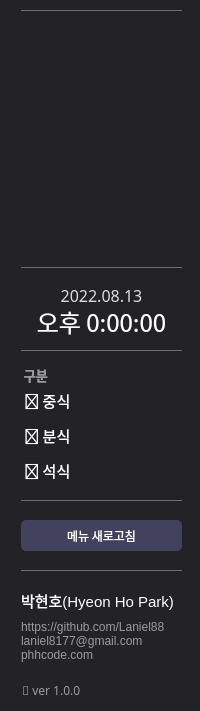
   <widget class="QGroupBox" name="menuBar">
    <property name="geometry">
     <rect>
      <x>0</x>
      <y>0</y>
      <width>200</width>
      <height>711</height>
     </rect>
    </property>
    <property name="sizePolicy">
     <sizepolicy hsizetype="Preferred" vsizetype="MinimumExpanding">
      <horstretch>0</horstretch>
      <verstretch>0</verstretch>
     </sizepolicy>
    </property>
    <property name="autoFillBackground">
     <bool>false</bool>
    </property>
    <property name="styleSheet">
     <string notr="true">border: none;
background-color: rgb(35, 35, 39);</string>
    </property>
    <property name="title">
     <string/>
    </property>
    <widget class="QLabel" name="mb_logoLabel">
     <property name="geometry">
      <rect>
       <x>11</x>
       <y>24</y>
       <width>181</width>
       <height>232</height>
      </rect>
     </property>
     <property name="text">
      <string/>
     </property>
    </widget>
    <widget class="Line" name="mb_hLine1">
     <property name="geometry">
      <rect>
       <x>21</x>
       <y>267</y>
       <width>161</width>
       <height>1</height>
      </rect>
     </property>
     <property name="sizePolicy">
      <sizepolicy hsizetype="Expanding" vsizetype="Maximum">
       <horstretch>0</horstretch>
       <verstretch>0</verstretch>
      </sizepolicy>
     </property>
     <property name="styleSheet">
      <string notr="true">background-color: rgb(111, 111, 111);</string>
     </property>
     <property name="orientation">
      <enum>Qt::Horizontal</enum>
     </property>
    </widget>
    <widget class="Line" name="mb_hLine0">
     <property name="geometry">
      <rect>
       <x>21</x>
       <y>10</y>
       <width>161</width>
       <height>1</height>
      </rect>
     </property>
     <property name="sizePolicy">
      <sizepolicy hsizetype="Expanding" vsizetype="Maximum">
       <horstretch>0</horstretch>
       <verstretch>0</verstretch>
      </sizepolicy>
     </property>
     <property name="styleSheet">
      <string notr="true">background-color: rgb(111, 111, 111);</string>
     </property>
     <property name="orientation">
      <enum>Qt::Horizontal</enum>
     </property>
    </widget>
    <widget class="QGroupBox" name="buttonByMeal">
     <property name="geometry">
      <rect>
       <x>21</x>
       <y>355</y>
       <width>161</width>
       <height>141</height>
      </rect>
     </property>
     <property name="title">
      <string/>
     </property>
     <widget class="QPushButton" name="buttonA">
      <property name="geometry">
       <rect>
        <x>0</x>
        <y>30</y>
        <width>161</width>
        <height>31</height>
       </rect>
      </property>
      <property name="font">
       <font>
        <family>D2Coding</family>
        <pointsize>11</pointsize>
        <weight>50</weight>
        <bold>false</bold>
       </font>
      </property>
      <property name="cursor">
       <cursorShape>PointingHandCursor</cursorShape>
      </property>
      <property name="styleSheet">
       <string notr="true">QPushButton{
	border: none;
	border-radius: 4px;
	color: rgb(255, 255, 255);
	text-align: left;
}
QPushButton::hover{
	background-color: rgb(66, 65, 94);
}</string>
      </property>
      <property name="text">
       <string> 🍱 중식</string>
      </property>
     </widget>
     <widget class="QPushButton" name="buttonB">
      <property name="geometry">
       <rect>
        <x>0</x>
        <y>65</y>
        <width>161</width>
        <height>31</height>
       </rect>
      </property>
      <property name="font">
       <font>
        <family>D2Coding</family>
        <pointsize>11</pointsize>
        <weight>50</weight>
        <bold>false</bold>
       </font>
      </property>
      <property name="cursor">
       <cursorShape>PointingHandCursor</cursorShape>
      </property>
      <property name="styleSheet">
       <string notr="true">QPushButton{
	border: none;
	border-radius: 4px;
	color: rgb(255, 255, 255);
	text-align: left;
}
QPushButton::hover{
	background-color: rgb(66, 65, 94);
}</string>
      </property>
      <property name="text">
       <string> 🍙 분식</string>
      </property>
     </widget>
     <widget class="QPushButton" name="buttonC">
      <property name="geometry">
       <rect>
        <x>0</x>
        <y>100</y>
        <width>161</width>
        <height>31</height>
       </rect>
      </property>
      <property name="font">
       <font>
        <family>D2Coding</family>
        <pointsize>11</pointsize>
        <weight>50</weight>
        <bold>false</bold>
       </font>
      </property>
      <property name="cursor">
       <cursorShape>PointingHandCursor</cursorShape>
      </property>
      <property name="styleSheet">
       <string notr="true">QPushButton{
	border: none;
	border-radius: 4px;
	color: rgb(255, 255, 255);
	text-align: left;
}
QPushButton::hover{
	background-color: rgb(66, 65, 94);
}</string>
      </property>
      <property name="text">
       <string> 🍛 석식</string>
      </property>
     </widget>
     <widget class="QLabel" name="buttonInfoLabel">
      <property name="geometry">
       <rect>
        <x>0</x>
        <y>12</y>
        <width>161</width>
        <height>16</height>
       </rect>
      </property>
      <property name="font">
       <font>
        <family>D2Coding</family>
        <pointsize>10</pointsize>
        <weight>75</weight>
        <bold>true</bold>
       </font>
      </property>
      <property name="styleSheet">
       <string notr="true">color: rgb(155, 155, 155);</string>
      </property>
      <property name="text">
       <string> 구분</string>
      </property>
     </widget>
    </widget>
    <widget class="QLabel" name="timeLabel_Date">
     <property name="geometry">
      <rect>
       <x>21</x>
       <y>285</y>
       <width>161</width>
       <height>21</height>
      </rect>
     </property>
     <property name="font">
      <font>
       <family>D2Coding</family>
       <pointsize>12</pointsize>
      </font>
     </property>
     <property name="styleSheet">
      <string notr="true">color: rgb(220, 220, 220);</string>
     </property>
     <property name="text">
      <string>2022.08.13</string>
     </property>
     <property name="alignment">
      <set>Qt::AlignCenter</set>
     </property>
    </widget>
    <widget class="Line" name="mb_hLine2">
     <property name="geometry">
      <rect>
       <x>21</x>
       <y>350</y>
       <width>161</width>
       <height>1</height>
      </rect>
     </property>
     <property name="sizePolicy">
      <sizepolicy hsizetype="Expanding" vsizetype="Maximum">
       <horstretch>0</horstretch>
       <verstretch>0</verstretch>
      </sizepolicy>
     </property>
     <property name="styleSheet">
      <string notr="true">background-color: rgb(111, 111, 111);</string>
     </property>
     <property name="orientation">
      <enum>Qt::Horizontal</enum>
     </property>
    </widget>
    <widget class="QLabel" name="timeLabel_Time">
     <property name="geometry">
      <rect>
       <x>21</x>
       <y>306</y>
       <width>161</width>
       <height>31</height>
      </rect>
     </property>
     <property name="font">
      <font>
       <family>D2Coding</family>
       <pointsize>18</pointsize>
      </font>
     </property>
     <property name="styleSheet">
      <string notr="true">color: rgb(255, 255, 255);</string>
     </property>
     <property name="text">
      <string>오후 0:00:00</string>
     </property>
     <property name="alignment">
      <set>Qt::AlignCenter</set>
     </property>
    </widget>
    <widget class="Line" name="mb_hLine3">
     <property name="geometry">
      <rect>
       <x>21</x>
       <y>500</y>
       <width>161</width>
       <height>1</height>
      </rect>
     </property>
     <property name="sizePolicy">
      <sizepolicy hsizetype="Expanding" vsizetype="Maximum">
       <horstretch>0</horstretch>
       <verstretch>0</verstretch>
      </sizepolicy>
     </property>
     <property name="styleSheet">
      <string notr="true">background-color: rgb(111, 111, 111);</string>
     </property>
     <property name="orientation">
      <enum>Qt::Horizontal</enum>
     </property>
    </widget>
    <widget class="QPushButton" name="refreshButton">
     <property name="geometry">
      <rect>
       <x>21</x>
       <y>520</y>
       <width>161</width>
       <height>31</height>
      </rect>
     </property>
     <property name="font">
      <font>
       <family>D2Coding</family>
       <weight>50</weight>
       <bold>false</bold>
      </font>
     </property>
     <property name="cursor">
      <cursorShape>PointingHandCursor</cursorShape>
     </property>
     <property name="styleSheet">
      <string notr="true">QPushButton{
	border-radius: 5px;
	background-color: rgb(66, 65, 94);
	color:rgb(255,255,255);
}

QPushButton::hover{
	border: 3px solid black;
	border-color:rgb(66, 65, 94);
	color:rgb(0,0,0);
	
	background-color: rgb(198, 199, 255);
	
}</string>
     </property>
     <property name="text">
      <string>메뉴 새로고침</string>
     </property>
    </widget>
    <widget class="QLabel" name="Info_InfoLabel">
     <property name="geometry">
      <rect>
       <x>21</x>
       <y>610</y>
       <width>161</width>
       <height>61</height>
      </rect>
     </property>
     <property name="font">
      <font>
       <family>Arial</family>
      </font>
     </property>
     <property name="styleSheet">
      <string notr="true">color:rgb(155, 155, 155);
background-color: None;</string>
     </property>
     <property name="text">
      <string>https://github.com/Laniel88
laniel8177@gmail.com
phhcode.com</string>
     </property>
    </widget>
    <widget class="QLabel" name="Info_NameLabel">
     <property name="geometry">
      <rect>
       <x>21</x>
       <y>585</y>
       <width>161</width>
       <height>31</height>
      </rect>
     </property>
     <property name="font">
      <font>
       <family>Arial</family>
       <pointsize>11</pointsize>
      </font>
     </property>
     <property name="styleSheet">
      <string notr="true">color: rgb(255,255,255);</string>
     </property>
     <property name="text">
      <string>박현호(Hyeon Ho Park)</string>
     </property>
    </widget>
    <widget class="Line" name="mb_hLine4">
     <property name="geometry">
      <rect>
       <x>21</x>
       <y>570</y>
       <width>161</width>
       <height>1</height>
      </rect>
     </property>
     <property name="sizePolicy">
      <sizepolicy hsizetype="Expanding" vsizetype="Maximum">
       <horstretch>0</horstretch>
       <verstretch>0</verstretch>
      </sizepolicy>
     </property>
     <property name="styleSheet">
      <string notr="true">background-color: rgb(111, 111, 111);</string>
     </property>
     <property name="orientation">
      <enum>Qt::Horizontal</enum>
     </property>
    </widget>
    <widget class="QLabel" name="versionLabel">
     <property name="geometry">
      <rect>
       <x>22</x>
       <y>680</y>
       <width>81</width>
       <height>20</height>
      </rect>
     </property>
     <property name="font">
      <font>
       <family>D2Coding</family>
      </font>
     </property>
     <property name="styleSheet">
      <string notr="true">color:rgb(155, 155, 155);</string>
     </property>
     <property name="text">
      <string>💾 ver 1.0.0</string>
     </property>
    </widget>
    <zorder>mb_logoLabel</zorder>
    <zorder>mb_hLine1</zorder>
    <zorder>mb_hLine0</zorder>
    <zorder>buttonByMeal</zorder>
    <zorder>timeLabel_Date</zorder>
    <zorder>mb_hLine2</zorder>
    <zorder>timeLabel_Time</zorder>
    <zorder>mb_hLine3</zorder>
    <zorder>refreshButton</zorder>
    <zorder>Info_NameLabel</zorder>
    <zorder>mb_hLine4</zorder>
    <zorder>Info_InfoLabel</zorder>
    <zorder>versionLabel</zorder>
   </widget>
